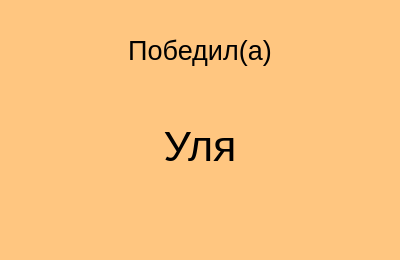
<?xml version="1.0" encoding="UTF-8"?>
<ui version="4.0">
 <class>end_winner</class>
 <widget class="QWidget" name="end_winner">
  <property name="geometry">
   <rect>
    <x>0</x>
    <y>0</y>
    <width>400</width>
    <height>260</height>
   </rect>
  </property>
  <property name="windowTitle">
   <string>Победитель</string>
  </property>
  <property name="styleSheet">
   <string notr="true">background-color: rgb(255, 198, 128);</string>
  </property>
  <widget class="QLabel" name="winning">
   <property name="enabled">
    <bool>true</bool>
   </property>
   <property name="geometry">
    <rect>
     <x>70</x>
     <y>30</y>
     <width>260</width>
     <height>41</height>
    </rect>
   </property>
   <property name="font">
    <font>
     <pointsize>20</pointsize>
    </font>
   </property>
   <property name="text">
    <string>Победил(а)</string>
   </property>
   <property name="alignment">
    <set>Qt::AlignCenter</set>
   </property>
  </widget>
  <widget class="QLabel" name="end_of_win">
   <property name="geometry">
    <rect>
     <x>45</x>
     <y>91</y>
     <width>310</width>
     <height>111</height>
    </rect>
   </property>
   <property name="font">
    <font>
     <pointsize>32</pointsize>
    </font>
   </property>
   <property name="text">
    <string>Уля</string>
   </property>
   <property name="alignment">
    <set>Qt::AlignCenter</set>
   </property>
  </widget>
 </widget>
 <resources/>
 <connections/>
</ui>
